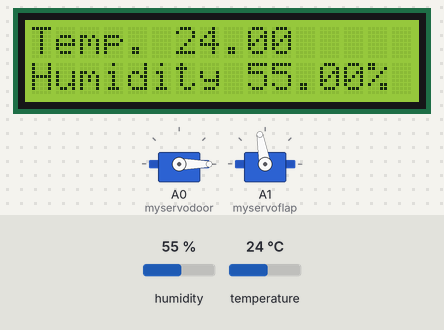
Recording of a sketch running on a simulated Arduino Uno, built with avr-gcc and run on an emulated ATmega328P. Shown: 16×2 character LCD, 2 × servo. Inputs (shaded band) come from the test bench; at power-on: humidity 55 %, temperature 24 °C.

Above: at 1.2 s.
1.3 s: humidity set to 52 %
At 3.0 s:
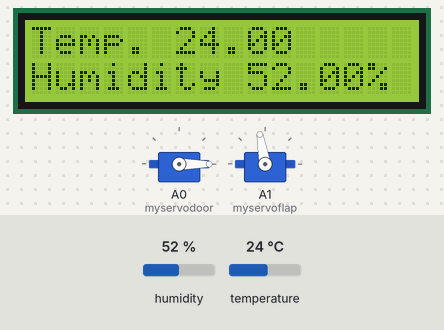
4.0 s: humidity set to 49 %
At 4.9 s:
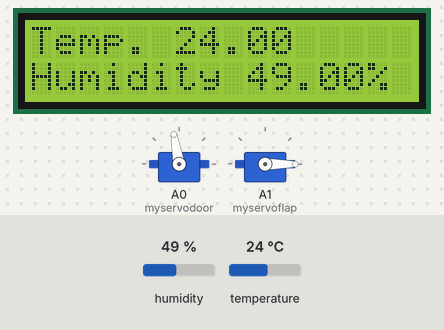
6.7 s: temperature set to 12 °C
At 8.7 s:
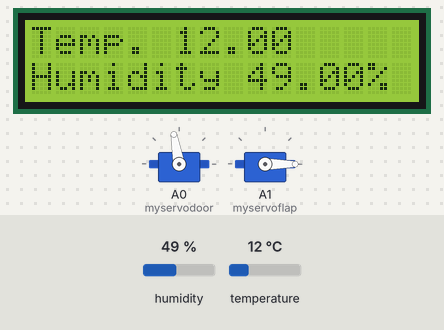
9.6 s: temperature set to 19 °C
At 10.5 s:
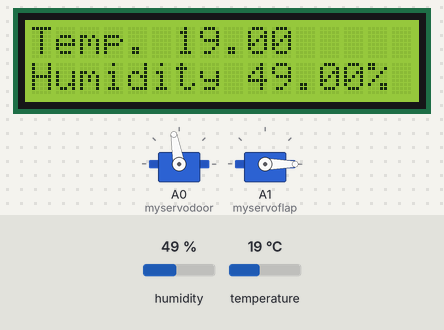
Timing chart, 0 to 12.6 s (numbered marks = the images above; inputs shaded):
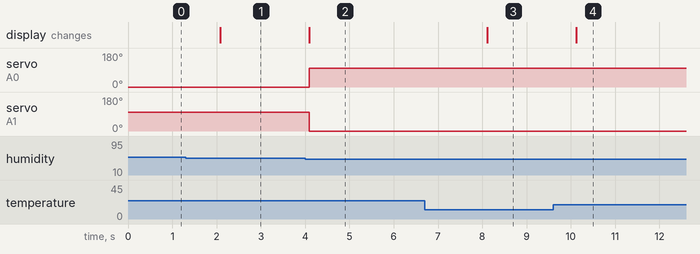

The sketch:

DHT22_LCD_Servo1_2.ino
```cpp
/* Servo */
#include <Servo.h>
Servo myservodoor;
Servo myservoflap;

/* LCD Screen */
#include <LiquidCrystal.h>
const int rs = 12, en  = 11, d4 = 5, d5 = 4, d6 = 3, d7 = 2;
LiquidCrystal lcd(rs, en, d4, d5, d6, d7);

/*  Temperature humidity sensor */
#include <DHT.h>
#define datapin 7     // Digital  pin we're connected to
#define DHTTYPE DHT22
DHT dht(datapin, DHTTYPE);


void  setup() {
  Serial.begin(9600);
  dht.begin();
  lcd.begin(16, 2);
  myservodoor.attach(A0);  // attaches the servo on pin A0 to the servo object
  myservoflap.attach(A1);  // attaches the servo on pin A1 to the servo object
}

void loop() {

  /* Find Temperature & Humidity */
  float air_temp = dht.readTemperature();
  float humidity = dht.readHumidity();

  /* Check if reading failed */
  if (isnan(air_temp)) {
    Serial.println("Failed to read from DHT sensor!");
    return;
  }

  /* Print Output on LCD Screen  */
  lcd.setCursor(0,0);
  lcd.print(String("Temp. ") + String(air_temp));
  lcd.setCursor(0,1);
  lcd.print(String("Humidity ") + String(humidity) + String("%"));
/*
myservoflap.write(100); // close
myservodoor.write(0); //open
delay(2000);
myservoflap.write(0);
myservodoor.write(100);
*/
  // Servo control based on temperature
/*
  if (air_temp >= 23) {
    myservodoor.write(0); // Move to 100 degrees open
    myservoflap.write(100); // Move to 100 degrees open
  } else if (air_temp <= 22) {
    myservodoor.write(100); // Move to 0 degrees close
    myservoflap.write(0); // Move to 0 degrees close
  }
*/

// Servo control based on  humidity (easier to test)

  if (humidity >= 51) {
    myservodoor.write(0); // too humid open
    myservoflap.write(100); //
  } else if (humidity <= 50) {
    myservodoor.write(100); // too dry close
    myservoflap.write(0); //
  }

  delay(2000); // Wait a few seconds between readings


}
```

Measured:
- the behaviour switches between 51 and 50 % on humidity (found by bisection; images 1 and 2)
- after the input at 1.3 s, the display: changes after 0.78 s (image 1)
- after the input at 4.0 s, servo on A0 (myservodoor): 0° → 100° after 0.09 s; servo on A1 (myservoflap): 100° → 0° after 0.09 s; the display: changes after 0.09 s (image 2)
- after the input at 6.7 s, the display: changes after 1.4 s (image 3)
- after the input at 9.6 s, the display: changes after 0.52 s (image 4)
